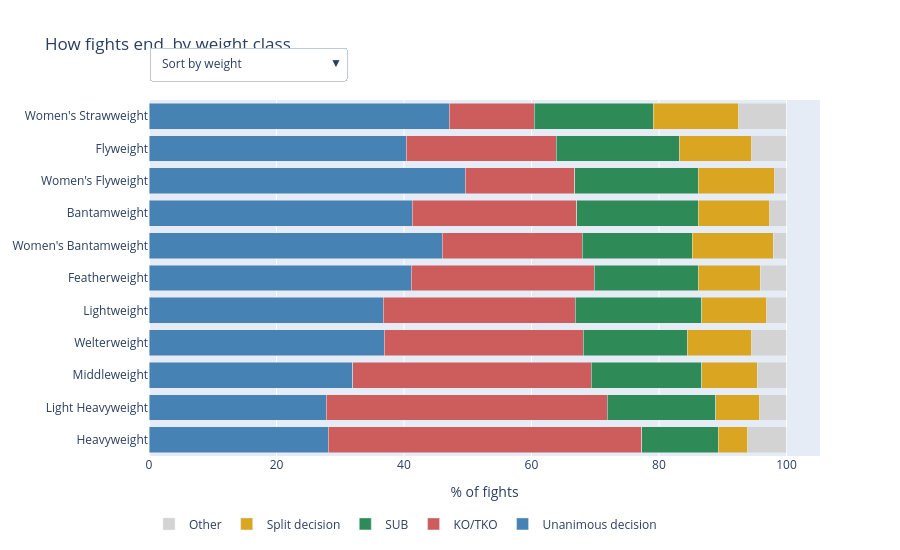

Here is the notebook cell this chart was saved with:
### Code cell
plot_finishes_by_group(
    ufc,
    exclude=["Catch Weight"],
    labels={"U-DEC": "Unanimous decision", "S-DEC": "Split decision"},
    weight_order=weight_order,
    save_html="images/finishes_by_class.html",
)

### Figure 1 — Plotly figure (JSON) as saved in the notebook; plotly's stock layout.template omitted (floating-point values rounded to 4 significant figures)
{"data": [{"hovertemplate": "%{y}<br>Unanimous decision: %{x:.1f}%<extra></extra>", "marker": {"color": "steelblue"}, "name": "Unanimous decision", "orientation": "h", "type": "bar", "x": [41.3, 41.18, 40.35, 28.1, 27.77, 36.72, 31.96, 36.92, 45.99, 49.63, 47.08], "y": ["Bantamweight", "Featherweight", "Flyweight", "Heavyweight", "Light Heavyweight", "Lightweight", "Middleweight", "Welterweight", "Women's Bantamweight", "Women's Flyweight", "Women's Strawweight"]}, {"hovertemplate": "%{y}<br>KO/TKO: %{x:.1f}%<extra></extra>", "marker": {"color": "indianred"}, "name": "KO/TKO", "orientation": "h", "type": "bar", "x": [25.76, 28.69, 23.51, 49.17, 44.1, 30.17, 37.46, 31.18, 21.94, 17.16, 13.37], "y": ["Bantamweight", "Featherweight", "Flyweight", "Heavyweight", "Light Heavyweight", "Lightweight", "Middleweight", "Welterweight", "Women's Bantamweight", "Women's Flyweight", "Women's Strawweight"]}, {"hovertemplate": "%{y}<br>SUB: %{x:.1f}%<extra></extra>", "marker": {"color": "seagreen"}, "name": "SUB", "orientation": "h", "type": "bar", "x": [19.12, 16.33, 19.31, 12.01, 17.06, 19.83, 17.3, 16.32, 17.3, 19.4, 18.66], "y": ["Bantamweight", "Featherweight", "Flyweight", "Heavyweight", "Light Heavyweight", "Lightweight", "Middleweight", "Welterweight", "Women's Bantamweight", "Women's Flyweight", "Women's Strawweight"]}, {"hovertemplate": "%{y}<br>Split decision: %{x:.1f}%<extra></extra>", "marker": {"color": "goldenrod"}, "name": "Split decision", "orientation": "h", "type": "bar", "x": [11.16, 9.724, 11.39, 4.621, 6.897, 10.17, 8.706, 10.12, 12.66, 11.94, 13.37], "y": ["Bantamweight", "Featherweight", "Flyweight", "Heavyweight", "Light Heavyweight", "Lightweight", "Middleweight", "Welterweight", "Women's Bantamweight", "Women's Flyweight", "Women's Strawweight"]}, {"hovertemplate": "%{y}<br>Other: %{x:.1f}%<extra></extra>", "marker": {"color": "lightgray"}, "name": "Other", "orientation": "h", "type": "bar", "x": [2.656, 4.082, 5.446, 6.1, 4.174, 3.103, 4.582, 5.469, 2.11, 1.866, 7.521], "y": ["Bantamweight", "Featherweight", "Flyweight", "Heavyweight", "Light Heavyweight", "Lightweight", "Middleweight", "Welterweight", "Women's Bantamweight", "Women's Flyweight", "Women's Strawweight"]}], "layout": {"barmode": "stack", "height": 550, "legend": {"orientation": "h", "y": -0.15}, "title": {"text": "How fights end, by weight class"}, "updatemenus": [{"buttons": [{"args": [{"yaxis.categoryarray": ["Heavyweight", "Light Heavyweight", "Middleweight", "Welterweight", "Lightweight", "Featherweight", "Women's Bantamweight", "Bantamweight", "Women's Flyweight", "Flyweight", "Women's Strawweight"], "yaxis.categoryorder": "array"}], "label": "Sort by weight", "method": "relayout"}, {"args": [{"yaxis.categoryarray": ["Light Heavyweight", "Heavyweight", "Middleweight", "Lightweight", "Welterweight", "Flyweight", "Featherweight", "Bantamweight", "Women's Bantamweight", "Women's Strawweight", "Women's Flyweight"], "yaxis.categoryorder": "array"}], "label": "Sort by Unanimous decision", "method": "relayout"}, {"args": [{"yaxis.categoryarray": ["Women's Strawweight", "Women's Flyweight", "Women's Bantamweight", "Flyweight", "Bantamweight", "Featherweight", "Lightweight", "Welterweight", "Middleweight", "Light Heavyweight", "Heavyweight"], "yaxis.categoryorder": "array"}], "label": "Sort by KO/TKO", "method": "relayout"}, {"args": [{"yaxis.categoryarray": ["Heavyweight", "Welterweight", "Featherweight", "Light Heavyweight", "Middleweight", "Women's Bantamweight", "Women's Strawweight", "Bantamweight", "Flyweight", "Women's Flyweight", "Lightweight"], "yaxis.categoryorder": "array"}], "label": "Sort by SUB", "method": "relayout"}, {"args": [{"yaxis.categoryarray": ["Heavyweight", "Light Heavyweight", "Middleweight", "Featherweight", "Welterweight", "Lightweight", "Bantamweight", "Flyweight", "Women's Flyweight", "Women's Bantamweight", "Women's Strawweight"], "yaxis.categoryorder": "array"}], "label": "Sort by Split decision", "method": "relayout"}, {"args": [{"yaxis.categoryarray": ["Women's Flyweight", "Women's Bantamweight", "Bantamweight", "Lightweight", "Featherweight", "Light Heavyweight", "Middleweight", "Flyweight", "Welterweight", "Heavyweight", "Women's Strawweight"], "yaxis.categoryorder": "array"}], "label": "Sort by Other", "method": "relayout"}], "direction": "down", "x": 0, "xanchor": "left", "y": 1.15}], "xaxis": {"title": {"text": "% of fights"}}, "yaxis": {"categoryarray": ["Heavyweight", "Light Heavyweight", "Middleweight", "Welterweight", "Lightweight", "Featherweight", "Women's Bantamweight", "Bantamweight", "Women's Flyweight", "Flyweight", "Women's Strawweight"], "categoryorder": "array"}}}
